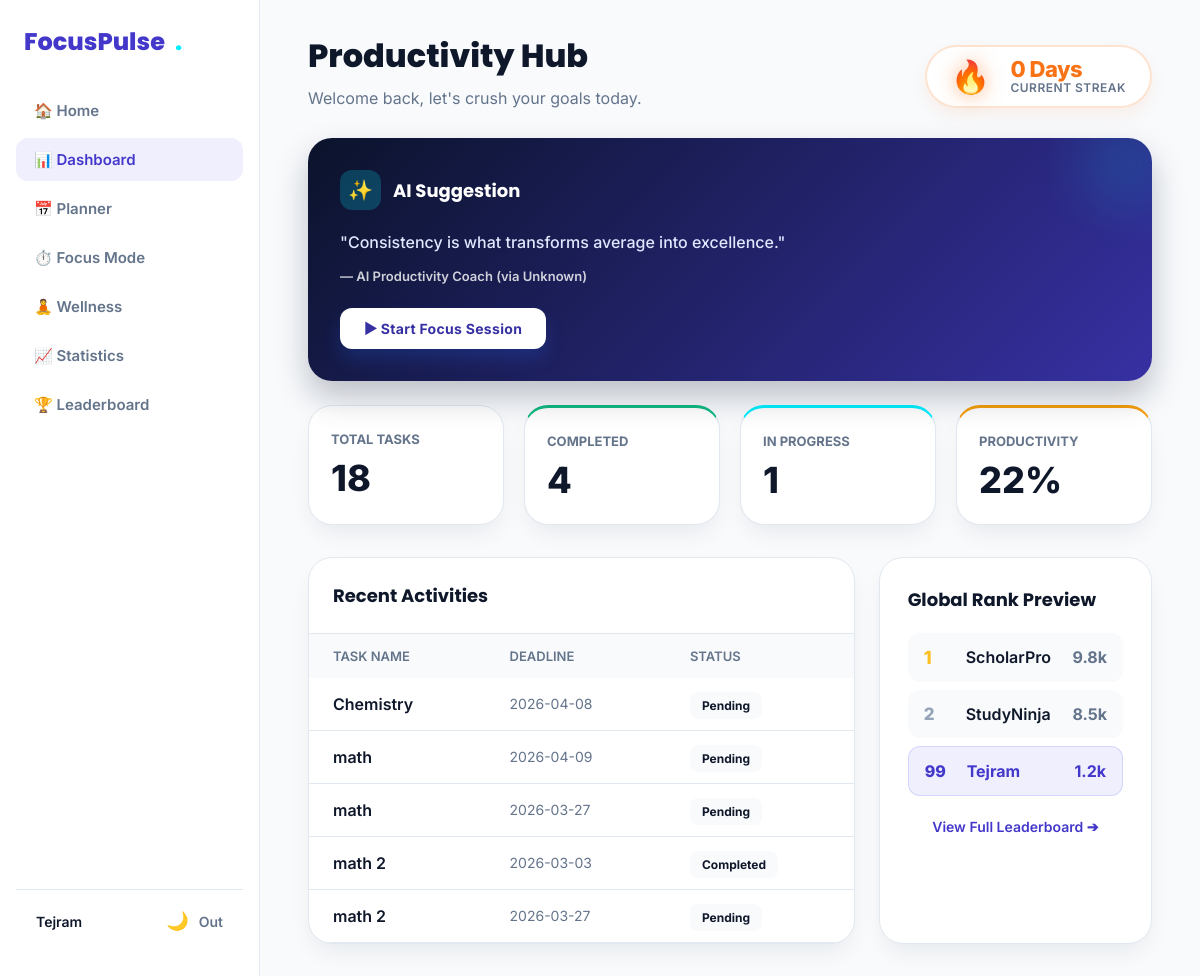
/dashboard (signed in), run on the app's committed database.
### tables this page shows
CREATE TABLE users (
                id INTEGER PRIMARY KEY AUTOINCREMENT,
                username TEXT UNIQUE NOT NULL,
                email TEXT UNIQUE NOT NULL,
                password_hash TEXT NOT NULL,
                created_at TIMESTAMP DEFAULT CURRENT_TIMESTAMP
            , current_streak INTEGER DEFAULT 0, best_streak INTEGER DEFAULT 0, last_active_date TEXT);

CREATE TABLE tasks (
                id INTEGER PRIMARY KEY AUTOINCREMENT,
                user_id INTEGER NOT NULL,
                task_title TEXT NOT NULL,
                subject TEXT,
                deadline TEXT,
                status TEXT DEFAULT 'Pending',
                created_at TIMESTAMP DEFAULT CURRENT_TIMESTAMP, description TEXT, start_time TEXT, end_time TEXT, priority TEXT DEFAULT 'Medium', category TEXT DEFAULT 'Study', color TEXT DEFAULT '#4F46E5', reminder BOOLEAN DEFAULT 0, repeat_type TEXT DEFAULT 'none',
                FOREIGN KEY (user_id) REFERENCES users(id) ON DELETE CASCADE
            );

### app.py (the view)
@app.route("/dashboard")
@login_required
def dashboard():
    user_id = session["user_id"]
    conn = get_db_connection()
    total_tasks = 0
    completed_tasks = 0
    pending_tasks = 0
    in_progress_tasks = 0
    recent_tasks = []
    try:
        total_tasks = conn.execute(
            "SELECT COUNT(*) AS count FROM tasks WHERE user_id = ?",
            (user_id,)
        ).fetchone()["count"]
        completed_tasks = conn.execute(
            "SELECT COUNT(*) AS count FROM tasks WHERE user_id = ? AND status = 'Completed'",
            (user_id,)
        ).fetchone()["count"]
        pending_tasks = conn.execute(
            "SELECT COUNT(*) AS count FROM tasks WHERE user_id = ? AND status = 'Pending'",
            (user_id,)
        ).fetchone()["count"]
        in_progress_tasks = conn.execute(
            "SELECT COUNT(*) AS count FROM tasks WHERE user_id = ? AND status = 'In Progress'",
            (user_id,)
        ).fetchone()["count"]
        recent_tasks = conn.execute(
            """
            SELECT * FROM tasks
            WHERE user_id = ?
            ORDER BY created_at DESC
            LIMIT 5
            """,
            (user_id,)
        ).fetchall()
    except Exception as e:
        print(f"Error fetching dashboard tasks: {e}")
        pass
    conn.close()
    streak_info = get_user_streak(user_id)
    productivity_score = 0
    if total_tasks > 0:
        productivity_score = round((completed_tasks / total_tasks) * 100)
    daily_quote = get_daily_quote()
    return render_template(
        "dashboard.html",
        total_tasks=total_tasks,
        completed_tasks=completed_tasks,
        pending_tasks=pending_tasks,
        in_progress_tasks=in_progress_tasks,
        productivity_score=productivity_score,
        recent_tasks=recent_tasks,
        current_streak=streak_info["current_streak"],
        best_streak=streak_info["best_streak"],
        daily_quote=daily_quote
    )

### app.py (called while the page is built)
def get_daily_quote():
    day_of_year = date.today().timetuple().tm_yday
    index = day_of_year % len(MOTIVATIONAL_QUOTES)
    return MOTIVATIONAL_QUOTES[index]

def get_db_connection():
    conn = sqlite3.connect(DATABASE)
    conn.row_factory = sqlite3.Row
    return conn

def login_required(f):
    @wraps(f)
    def decorated_function(*args, **kwargs):
        if "user_id" not in session:
            flash("Please log in to access this page", "error")
            return redirect(url_for("login"))
        return f(*args, **kwargs)
    return decorated_function

### templates/dashboard.html (shortened to what this page needs)
<!DOCTYPE html>
<html lang="en">
<head>
    <link rel="stylesheet" href="{{ url_for('static', filename='css/style.css') }}">
    <link rel="stylesheet" href="{{ url_for('static', filename='css/modern.css') }}">
</head>
<body>
    <div class="app-container">
        <aside class="app-sidebar" id="sidebar">
            <div class="logo">FocusPulse <span style="color:var(--electric-cyan);">.</span></div>
            <nav class="app-nav">
                <a href="{{ url_for('home') }}">🏠 Home</a>
                <a href="{{ url_for('dashboard') }}" class="active">📊 Dashboard</a>
                <a href="{{ url_for('planner') }}">📅 Planner</a>
                <a href="{{ url_for('focus') }}">⏱️ Focus Mode</a>
                <a href="{{ url_for('wellness') }}">🧘 Wellness</a>
                <a href="{{ url_for('statistics') }}">📈 Statistics</a>
                <a href="{{ url_for('leaderboard') }}">🏆 Leaderboard</a>
            </nav>
            <div class="app-sidebar-footer">
                <div style="font-weight:600; font-size:14px;">{{ session.get('user_name', 'Student') }}</div>
                <div style="display:flex; gap:10px; align-items:center;">
                    <button id="themeToggleBtn"
                        style="background:transparent; border:none; cursor:pointer; font-size:18px;">🌙</button>
                    <a href="{{ url_for('logout') }}"
                        style="color:var(--core-muted); text-decoration:none; font-size:14px; font-weight:600;">Out</a>
                </div>
            </div>
        </aside>
        <div style="flex:1; display:flex; flex-direction:column; overflow:hidden;">
            <main class="app-main">
                <div
                    style="display:flex; justify-content:space-between; align-items:flex-end; margin-bottom: 30px; flex-wrap:wrap; gap:20px;">
                    <div>
                        <h2 style="font-size:32px; font-weight:800; margin-bottom:8px; color:var(--core-text);">
                            Productivity Hub</h2>
                        <p style="color:var(--core-muted); font-size:16px;">Welcome back, let's crush your goals today.
                        </p>
                    </div>
                    <div class="streak-hub">
                        <span class="streak-flame-large">🔥</span>
                        <div class="streak-info">
                            <span class="streak-count">{{ current_streak }} Day{% if current_streak != 1 %}s{% endif
                                %}</span>
                            <span
                                style="font-size:12px; color:var(--core-muted); font-weight:600; text-transform:uppercase; letter-spacing:0.5px;">Current
                                Streak</span>
                        </div>
                    </div>
                </div>
                <div
                    style="display:grid; grid-template-columns: repeat(auto-fit, minmax(240px, 1fr)); gap:24px; margin-bottom:24px;">
                    <div class="ai-panel" style="grid-column: 1 / -1;">
                        <div class="ai-panel-header">
                            <div class="ai-icon">✨</div>
                            <h3 style="margin:0; font-size:18px; font-weight:700;">AI Suggestion</h3>
                        </div>
                        <p class="ai-insight">"{{ daily_quote.text }}"</p>
                        <p style="font-weight:600; font-size:13px; margin-top:12px; opacity:0.8;">— AI Productivity
                            Coach (via {{ daily_quote.author }})</p>
                        <div style="margin-top: 24px;">
                            <a href="{{ url_for('focus') }}" class="btn"
                                style="background:white; color:var(--indigo-dark); text-decoration:none; padding:12px 24px; border-radius:12px; font-weight:700; font-size:14px; display:inline-block;">▶
                                Start Focus Session</a>
                        </div>
                    </div>
                </div>
                <div
                    style="display:grid; grid-template-columns: repeat(auto-fit, minmax(180px, 1fr)); gap:20px; margin-bottom:32px;">
                    <div class="m-card" style="padding:22px;">
                        <span
                            style="color:var(--core-muted); font-size:13px; font-weight:700; text-transform:uppercase;">Total
                            Tasks</span>
                        <div style="font-size:36px; font-weight:800; color:var(--core-text); margin-top:8px;">{{
                            total_tasks }}</div>
                    </div>
                    <div class="m-card" style="padding:22px; border-top: 3px solid var(--success-green);">
                        <span
                            style="color:var(--core-muted); font-size:13px; font-weight:700; text-transform:uppercase;">Completed</span>
                        <div style="font-size:36px; font-weight:800; color:var(--core-text); margin-top:8px;">{{
                            completed_tasks }}</div>
                    </div>
                    <div class="m-card" style="padding:22px; border-top: 3px solid var(--electric-cyan);">
                        <span
                            style="color:var(--core-muted); font-size:13px; font-weight:700; text-transform:uppercase;">In
                            Progress</span>
                        <div style="font-size:36px; font-weight:800; color:var(--core-text); margin-top:8px;">{{
                            in_progress_tasks }}</div>
                    </div>
                    <div class="m-card" style="padding:22px; border-top: 3px solid var(--achievement-gold);">
                        <span
                            style="color:var(--core-muted); font-size:13px; font-weight:700; text-transform:uppercase;">Productivity</span>
                        <div style="font-size:36px; font-weight:800; color:var(--core-text); margin-top:8px;">{{
                            productivity_score }}%</div>
                    </div>
                </div>
                <div style="display:grid; grid-template-columns: 2fr 1fr; gap:24px;">
                    <div class="m-card" style="padding:0; overflow:hidden;">
                        <div style="padding:24px; border-bottom:1px solid var(--core-border);">
                            <h3 style="margin:0; font-size:18px;">Recent Activities</h3>
                        </div>
                        {% if recent_tasks %}
                        <table style="width:100%; border-collapse:collapse; text-align:left;">
                            <thead>
                                <tr
                                    style="background:var(--core-bg); color:var(--core-muted); font-size:13px; text-transform:uppercase;">
                                    <th style="padding:14px 24px; font-weight:600;">Task Name</th>
                                    <th style="padding:14px 24px; font-weight:600;">Deadline</th>
                                    <th style="padding:14px 24px; font-weight:600;">Status</th>
                                </tr>
                            </thead>
                            <tbody>
                                {% for task in recent_tasks %}
                                <tr style="border-bottom:1px solid var(--core-border);">
                                    <td style="padding:16px 24px; font-weight:600;">{{ task["task_title"] }}</td>
                                    <td style="padding:16px 24px; color:var(--core-muted); font-size:14px;">{{
                                        task["deadline"] }}</td>
                                    <td style="padding:16px 24px;">
                                        <span
                                            style="background:var(--core-bg); padding:6px 12px; border-radius:8px; font-size:12px; font-weight:700;">{{
                                            task["status"] }}</span>
                                    </td>
                                </tr>
                                {% endfor %}
                            </tbody>
                        </table>
                        {% else %}
                        <div style="padding:40px 24px; text-align:center; color:var(--core-muted);">No recent tasks. Hop
                            into the planner!</div>
                        {% endif %}
                    </div>
                    <div class="m-card">
                        <h3 style="margin:0 0 20px 0; font-size:18px;">Global Rank Preview</h3>
                        <div class="lb-row">
                            <div style="display:flex; align-items:center; gap:12px;">
                                <span class="lb-rank lb-rank-1">1</span>
                                <span style="font-weight:600;">ScholarPro</span>
                            </div>
                            <span style="font-weight:700; color:var(--core-muted);">9.8k</span>
                        </div>
                        <div class="lb-row">
                            <div style="display:flex; align-items:center; gap:12px;">
                                <span class="lb-rank lb-rank-2">2</span>
                                <span style="font-weight:600;">StudyNinja</span>
                            </div>
                            <span style="font-weight:700; color:var(--core-muted);">8.5k</span>
                        </div>
                        <div class="lb-row"
                            style="background:rgba(99, 102, 241, 0.1); border:1px solid rgba(99, 102, 241, 0.2);">
                            <div style="display:flex; align-items:center; gap:12px;">
                                <span class="lb-rank lb-rank-3" style="color:var(--indigo-primary);">99</span>
                                <span style="font-weight:700; color:var(--indigo-primary);">{{ session.get('user_name',
                                    'You') }}</span>
                            </div>
                            <span style="font-weight:700; color:var(--indigo-primary);">1.2k</span>
                        </div>
                        <div style="text-align:center; margin-top:20px;">
                            <a href="{{ url_for('leaderboard') }}"
                                style="color:var(--indigo-primary); text-decoration:none; font-weight:600; font-size:14px;">View
                                Full Leaderboard ➔</a>
                        </div>
                    </div>
                </div>
            </main>
        </div>
    </div>
</body>
</html>

### static/css/style.css (style rules this page uses)
* { margin: 0; padding: 0; box-sizing: border-box; }
:root { --bg: #f4f7fb; --surface: #ffffff; --surface-soft: #f8fafc; --text: #0f172a; --muted: #64748b; --border: #dbe3ee; --primary: #2563eb; --primary-dark: #1d4ed8; --indigo: #4f46e5; --indigo-dark: #4338ca; --success: #16a34a; --success-dark: #15803d; --danger: #dc2626; --danger-dark: #b91c1c; --shadow: 0 10px 25px rgba(15, 23, 42, 0.08); --shadow-hover: 0 16px 35px rgba(15, 23, 42, 0.12); --radius: 18px; }
body { font-family: "Inter", "Segoe UI", Arial, sans-serif; background: linear-gradient(180deg, #eef3f9 0%, #f7f9fc 100%); color: var(--text); min-height: 100vh; }
.btn, .small-btn, .delete-btn { display: inline-block; text-decoration: none; border: none; border-radius: 14px; font-weight: 700; cursor: pointer; transition: all 0.25s ease; }
.btn { padding: 14px 18px; font-size: 15px; letter-spacing: 0.3px; background: linear-gradient(135deg, var(--primary) 0%, var(--primary-dark) 100%); color: white; box-shadow: 0 10px 18px rgba(37, 99, 235, 0.22); }
.streak-count { font-size: 17px; font-weight: 800; letter-spacing: -0.5px; line-height: 1; }

### data on the page
users: get "Tejram", username "Tejram"
tasks: task_title "Chemistry", deadline "2026-04-08", status "Pending"
tasks: task_title "math", deadline "2026-04-09", status "Pending"
tasks: task_title "math", deadline "2026-03-27", status "Pending"
tasks: task_title "math 2", deadline "2026-03-03", status "Completed"
tasks: task_title "math 2", deadline "2026-03-27", status "Pending"

### other printed values
{{ current_streak }} "0"
{{ daily_quote.text }} "Consistency is what transforms average into excellence."
{{ daily_quote.author }} "Unknown"
{{ total_tasks }} "18"
{{ completed_tasks }} "4"
{{ in_progress_tasks }} "1"
{{ productivity_score }} "22"
